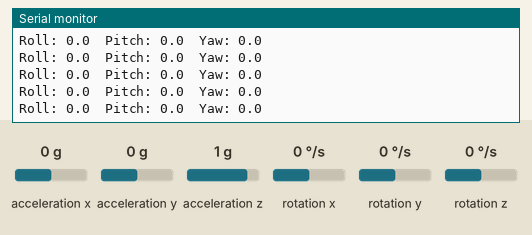
Bench run of a sketch on a simulated ESP32. Parts: the last lines printed to the serial monitor. Wiring (inferred from the names in the program): MPU-6050 motion sensor at I2C address 0x68. Inputs (shaded band) come from the test bench; at power-on: rotation x 0 °/s, rotation y 0 °/s, rotation z 0 °/s, acceleration x 0 g, acceleration y 0 g, acceleration z 1 g.

Above: at 3.6 s.
3.7 s: rotation x set to -192 °/s
At 3.86 s:
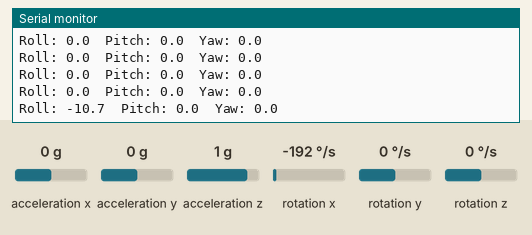
5.2 s: rotation y set to -192 °/s
At 5.2 s:
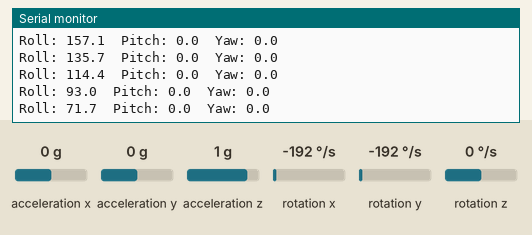
6.7 s: rotation z set to -192 °/s
At 6.76 s:
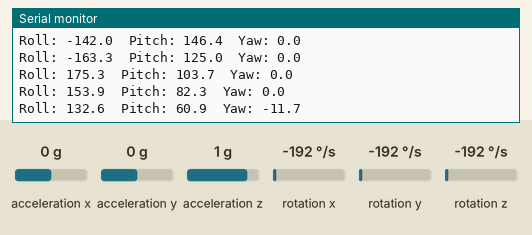
Timing chart, 0 to 9.7 s (numbered marks = the images above; inputs shaded):
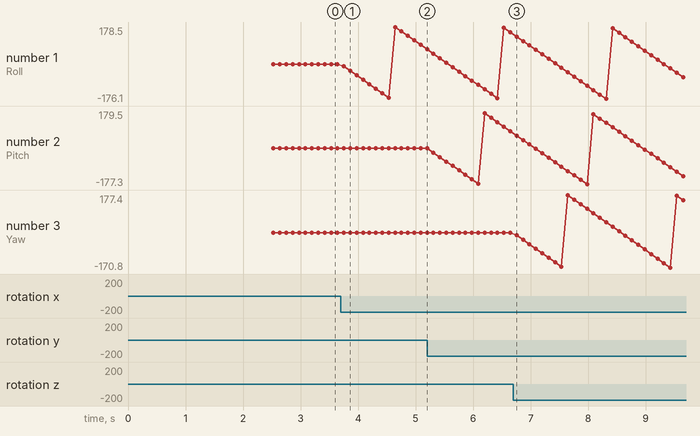

The sketch:

04_gyro_integration.ino
```cpp
/*
  GOAL
  Turn angular velocity into angles using: angle += rate * dt.

  NEW IN THIS CHECKPOINT
  Measure elapsed time and integrate all three gyro axes.
  Accelerometer tilt calculations remain in place for the next checkpoint.

  UNLOCKED API
  See API.md in this folder.

  SUCCESS LOOKS LIKE
  Angles follow rotations but slowly drift while the sensor is stationary.

  THINK ABOUT
  - Where does drift come from?
  - Why do we measure dt for every sample?
*/
#include <Arduino.h>
#include <Wire.h>

const uint8_t MPU_ADDRESS = 0x68;
const uint32_t SAMPLE_PERIOD_US = 5000;  // 200 Hz
const int CALIBRATION_SAMPLES = 500;

float accelX, accelY, accelZ;
float gyroX, gyroY, gyroZ;
float gyroBiasX, gyroBiasY, gyroBiasZ;
float accelRoll, accelPitch;
float roll, pitch, yaw;
uint32_t lastSampleUs;

bool writeRegister(uint8_t reg, uint8_t value) {
  Wire.beginTransmission(MPU_ADDRESS);
  Wire.write(reg);
  Wire.write(value);
  return Wire.endTransmission(true) == 0;
}

bool readAccel() {
  Wire.beginTransmission(MPU_ADDRESS);
  Wire.write(0x3B);

  if (Wire.endTransmission(false) != 0) {
    return false;
  }
  if (Wire.requestFrom(MPU_ADDRESS, (size_t)6, true) != 6) {
    return false;
  }

  int16_t rawX = (int16_t)((uint16_t(Wire.read()) << 8) | Wire.read());
  int16_t rawY = (int16_t)((uint16_t(Wire.read()) << 8) | Wire.read());
  int16_t rawZ = (int16_t)((uint16_t(Wire.read()) << 8) | Wire.read());

  accelX = rawX / 16384.0f;
  accelY = rawY / 16384.0f;
  accelZ = rawZ / 16384.0f;
  return true;
}

bool readGyro() {
  Wire.beginTransmission(MPU_ADDRESS);
  Wire.write(0x43);

  if (Wire.endTransmission(false) != 0) {
    return false;
  }
  if (Wire.requestFrom(MPU_ADDRESS, (size_t)6, true) != 6) {
    return false;
  }

  int16_t rawX = (int16_t)((uint16_t(Wire.read()) << 8) | Wire.read());
  int16_t rawY = (int16_t)((uint16_t(Wire.read()) << 8) | Wire.read());
  int16_t rawZ = (int16_t)((uint16_t(Wire.read()) << 8) | Wire.read());

  gyroX = rawX / 131.0f;
  gyroY = rawY / 131.0f;
  gyroZ = rawZ / 131.0f;
  return true;
}

void computeAccelAngles() {
  accelRoll = atan2f(accelY, accelZ) * 180.0f / PI;
  accelPitch = atan2f(
                 -accelX,
                 sqrtf(accelY * accelY + accelZ * accelZ)
               ) * 180.0f / PI;
}

bool calibrateGyro() {
  float sumX = 0;
  float sumY = 0;
  float sumZ = 0;

  Serial.println("Keep still: calibrating gyro...");
  for (int sample = 0; sample < CALIBRATION_SAMPLES; sample++) {
    if (!readGyro()) {
      return false;
    }
    sumX += gyroX;
    sumY += gyroY;
    sumZ += gyroZ;
    delay(3);
  }

  gyroBiasX = sumX / CALIBRATION_SAMPLES;
  gyroBiasY = sumY / CALIBRATION_SAMPLES;
  gyroBiasZ = sumZ / CALIBRATION_SAMPLES;
  return true;
}

float wrapAngle(float angle) {
  while (angle > 180.0f) {
    angle -= 360.0f;
  }
  while (angle < -180.0f) {
    angle += 360.0f;
  }
  return angle;
}

void setup() {
  Serial.begin(115200);
  delay(500);
  Wire.begin(25, 26, 100000);

  if (!writeRegister(0x6B, 0x00) ||
      !writeRegister(0x1C, 0x00) ||
      !writeRegister(0x1B, 0x00) ||
      !calibrateGyro()) {
    Serial.println("MPU6050 setup or calibration failed");
    while (true) {
      delay(1000);
    }
  }

  lastSampleUs = micros();
}

void loop() {
  uint32_t now = micros();
  uint32_t elapsedUs = now - lastSampleUs;

  if (elapsedUs < SAMPLE_PERIOD_US) {
    return;
  }
  lastSampleUs = now;

  if (!readAccel() || !readGyro()) {
    Serial.println("Sensor read failed");
    return;
  }

  float dt = elapsedUs * 0.000001f;
  if (dt > 0.1f) {
    return;
  }

  computeAccelAngles();

  roll = wrapAngle(roll + (gyroX - gyroBiasX) * dt);
  pitch = wrapAngle(pitch + (gyroY - gyroBiasY) * dt);
  yaw = wrapAngle(yaw + (gyroZ - gyroBiasZ) * dt);

  static uint8_t printDivider = 0;
  if (++printDivider >= 20) {
    printDivider = 0;
    Serial.print("Roll: ");
    Serial.print(roll, 1);
    Serial.print("  Pitch: ");
    Serial.print(pitch, 1);
    Serial.print("  Yaw: ");
    Serial.println(yaw, 1);
  }
}
```

Measured:
- after the input at 3.7 s, the serial monitor: prints a new line after 0.05 s (image 1)
- plotted number 1: 0 → 71.7 after the input at 3.7 s, 71.7 → 153.9 after the input at 5.2 s
- plotted number 2: 0 → 82.3 after the input at 5.2 s
